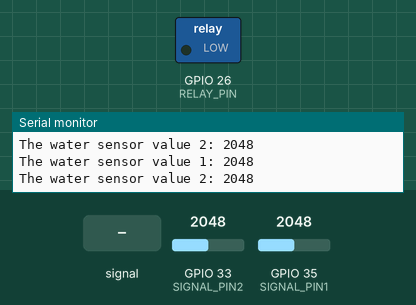
This sketch was run on a simulated ESP32. Shown: switched loads named in the sketch (green lamp = pin HIGH), the last lines printed to the serial monitor. Inputs (shaded band) come from the test bench; at power-on: GPIO 35 (SIGNAL_PIN1) = 2048, GPIO 33 (SIGNAL_PIN2) = 2048. WiFi joins after 1.5 s; servers stay silent unless stated; pins used as bus, display or sensor lines are not drawn.

Above: at 3.0 s.
3.1 s: GPIO 33 (SIGNAL_PIN2) fed a 1000 Hz sine of ±1023 counts around its level
At 5.5 s:
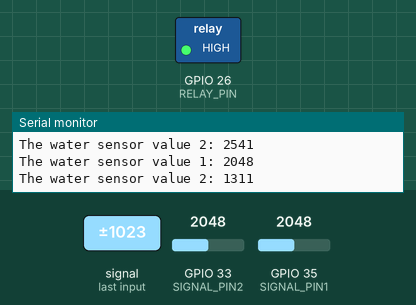
7.2 s: GPIO 35 (SIGNAL_PIN1) fed a 2 Hz sine of ±1228 counts around its level
At 9.0 s:
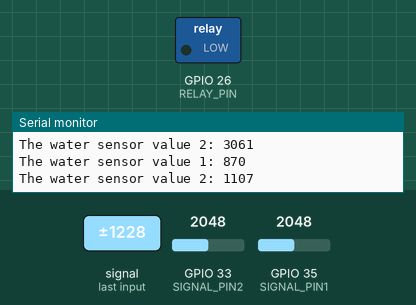
9.3 s: GPIO 35 (SIGNAL_PIN1) set to 2866
At 11.5 s:
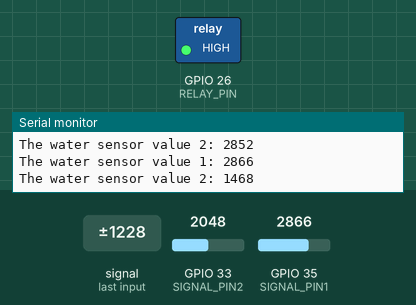
12.4 s: GPIO 35 (SIGNAL_PIN1) set to 2951
Timing chart, 0 to 14.9 s (numbered marks = the images above; inputs shaded):
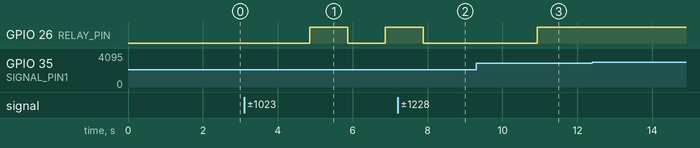

The sketch:

esp32.ino
```cpp
#define BLYNK_TEMPLATE_ID "TMPL6vl4GxGw7"
#define BLYNK_TEMPLATE_NAME "Trash"
#define BLYNK_TEMPLATE_AUTH "rd9tM8r-A9V8VysWrdQBlbBPnVUs_GnW"

#include <WiFi.h>
#include <WiFiClient.h>
#include <BlynkSimpleEsp32.h>
#include <WebServer.h>

char ssid[] = "Legion";
char pass[] = "12345679";

char auth[] = BLYNK_TEMPLATE_AUTH;

#define POWER_PIN1 27
#define SIGNAL_PIN1 35
#define POWER_PIN2 14
#define SIGNAL_PIN2 33

#define RELAY_PIN 26

WebServer server(80);

void handleRoot() {
  String html = "<html><head><title>Jaring</title>";
  html += "<style>";
  html += "body { font-family: Arial, sans-serif; text-align: center; background-color: #f0f0f0; padding: 50px; }";
  html += "h1 { color: #333; }";
  html += "button { padding: 15px 25px; font-size: 24px; margin: 10px; cursor: pointer; }";
  html += ".on { background-color: #4CAF50; color: white; border: none; }";
  html += ".off { background-color: #f44336; color: white; border: none; }";
  html += "</style></head><body>";
  html += "<h1>Jaring</h1>";

  if (digitalRead(RELAY_PIN) == HIGH) {
    html += "<p>Jaring is <strong>ON</strong></p><p><a href=\"/off\"><button class=\"off\">Turn Off Jaring</button></a></p>";
  } else {
    html += "<p>Jaring is <strong>OFF</strong></p><p><a href=\"/on\"><button class=\"on\">Turn On Jaring</button></a></p>";
  }

  html += "</body></html>";

  server.send(200, "text/html", html);
}

void handleRelayOn() {
  digitalWrite(RELAY_PIN, HIGH);
  server.sendHeader("Location", "/");
  server.send(303);
}

void handleRelayOff() {
  digitalWrite(RELAY_PIN, LOW);
  server.sendHeader("Location", "/");
  server.send(303);
}

void setup() {
  // Debug console
  Serial.begin(115200);

  // Begin Blynk
  Blynk.begin(auth, ssid, pass);

  // Print connection details
  Serial.println("Connecting to Blynk...");

  // For sensor
  pinMode(POWER_PIN1, OUTPUT);
  pinMode(POWER_PIN2, OUTPUT);
  digitalWrite(POWER_PIN1, LOW);
  digitalWrite(POWER_PIN2, LOW);

  // For relay
  pinMode(RELAY_PIN, OUTPUT);
  digitalWrite(RELAY_PIN, LOW);

  // Connect to Wi-Fi
  WiFi.begin(ssid, pass);
  while (WiFi.status() != WL_CONNECTED) {
    delay(1000);
    Serial.println("Connecting to WiFi...");
  }
  Serial.println("Connected to WiFi");

  // Print the IP address
  Serial.print("IP Address: ");
  Serial.println(WiFi.localIP());

  // Start the server
  server.on("/", handleRoot);
  server.on("/on", handleRelayOn);
  server.on("/off", handleRelayOff);
  server.begin();
  Serial.println("HTTP server started");
}

void loop() {
  // Run Blynk
  Blynk.run();

  // Power the sensor and read the value
  digitalWrite(POWER_PIN1, HIGH);
  digitalWrite(POWER_PIN2, HIGH);
  delay(10);
  int value = analogRead(SIGNAL_PIN1);
  int value2 = analogRead(SIGNAL_PIN2);
  digitalWrite(POWER_PIN1, LOW);
  digitalWrite(POWER_PIN2, LOW);

  // Send the value to Blynk
  Blynk.virtualWrite(V0, value);
  Blynk.virtualWrite(V1, value2);
  if((value - value2) >= 250){
    digitalWrite(RELAY_PIN, HIGH);
  }else{
    digitalWrite(RELAY_PIN, LOW);
  }

  // Print the value to the serial monitor
  Serial.print("The water sensor value 1: ");
  Serial.println(value);
  Serial.print("The water sensor value 2: ");
  Serial.println(value2);

  // Handle client requests
  server.handleClient();

  // Add a delay to avoid spamming Blynk server
  delay(1000);
}
```

Measured:
- after the input at 3.1 s, GPIO 26 (RELAY_PIN): LOW → HIGH after 1.8 s, → LOW 1.0 s later, → HIGH 1.0 s later
- after the input at 7.2 s, GPIO 26 (RELAY_PIN): goes on until 7.9 s, then stays LOW
- after the input at 9.3 s, GPIO 26 (RELAY_PIN): LOW → HIGH after 1.6 s
